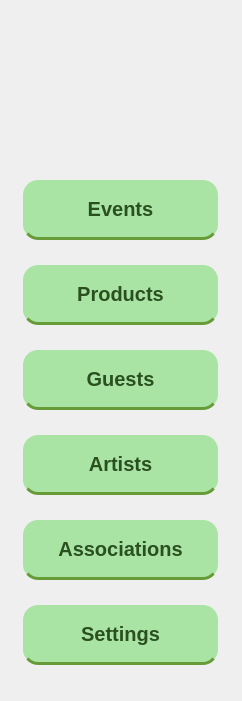
   <widget class="QWidget" name="leftWidget" native="true">
    <property name="geometry">
     <rect>
      <x>0</x>
      <y>0</y>
      <width>242</width>
      <height>701</height>
     </rect>
    </property>
    <property name="styleSheet">
     <string notr="true">#leftWidget {


position: absolute;
width: 211px;
height: 649px;

background: #EAFFE8;
box-shadow: 0px 4px 4px rgba(0, 0, 0, 0.25);


}</string>
    </property>
    <widget class="QLabel" name="logo">
     <property name="geometry">
      <rect>
       <x>-10</x>
       <y>-20</y>
       <width>251</width>
       <height>241</height>
      </rect>
     </property>
     <property name="text">
      <string/>
     </property>
     <property name="pixmap">
      <pixmap resource="resources.qrc">:/images/images/logo app.png</pixmap>
     </property>
     <property name="scaledContents">
      <bool>true</bool>
     </property>
    </widget>
    <widget class="QPushButton" name="pushButtonEvents">
     <property name="geometry">
      <rect>
       <x>23</x>
       <y>180</y>
       <width>195</width>
       <height>60</height>
      </rect>
     </property>
     <property name="styleSheet">
      <string notr="true">#pushButtonEvents {
/* Rectangle 9 */

position: absolute;
width: 1200px;
height: 649px;

background: #A9E4A4;
border: none;




/* Events */

position: absolute;
width: 63px;
height: 32px;

font-family: 'Athiti';
font-style: normal;
font-weight: 700;
font-size: 20px;
line-height: 32px;
/* identical to box height */
text-align: center;

color: #2A501F;
border-radius:15px;
border-bottom:3px solid #669B37;



}


#pushButtonEvents:hover {
/* Rectangle 11 */

position: absolute;
width: 185px;
height: 56px;

background: #8BD086;
box-shadow: 0px 4px 4px rgba(0, 0, 0, 0.25);

}</string>
     </property>
     <property name="text">
      <string>Events</string>
     </property>
     <property name="icon">
      <iconset resource="resources.qrc">
       <normaloff>:/images/images/events.png</normaloff>:/images/images/events.png</iconset>
     </property>
     <property name="iconSize">
      <size>
       <width>39</width>
       <height>39</height>
      </size>
     </property>
    </widget>
    <widget class="QPushButton" name="pushButtonProduct">
     <property name="geometry">
      <rect>
       <x>23</x>
       <y>265</y>
       <width>195</width>
       <height>60</height>
      </rect>
     </property>
     <property name="styleSheet">
      <string notr="true">#pushButtonProduct {
/* Rectangle 9 */

position: absolute;
width: 1200px;
height: 649px;

background: #A9E4A4;
border: none;

/* Events */

position: absolute;
width: 63px;
height: 32px;

font-family: 'Athiti';
font-style: normal;
font-weight: 700;
font-size: 20px;
line-height: 32px;
/* identical to box height */
text-align: center;

color: #2A501F;
border-radius:15px;
border-bottom:3px solid #669B37;


}


#pushButtonProduct:hover{
position: absolute;
width: 185px;
height: 56px;

background: #8BD086;
box-shadow: 0px 4px 4px rgba(0, 0, 0, 0.25);
}</string>
     </property>
     <property name="text">
      <string>Products</string>
     </property>
     <property name="icon">
      <iconset resource="resources.qrc">
       <normaloff>:/images/images/products.png</normaloff>:/images/images/products.png</iconset>
     </property>
     <property name="iconSize">
      <size>
       <width>39</width>
       <height>39</height>
      </size>
     </property>
    </widget>
    <widget class="QPushButton" name="pushButtonGuest">
     <property name="geometry">
      <rect>
       <x>23</x>
       <y>350</y>
       <width>195</width>
       <height>60</height>
      </rect>
     </property>
     <property name="styleSheet">
      <string notr="true">#pushButtonGuest {
/* Rectangle 9 */

position: absolute;
width: 1200px;
height: 649px;

background: #A9E4A4;
border: none;

/* Events */

position: absolute;
width: 63px;
height: 32px;

font-family: 'Athiti';
font-style: normal;
font-weight: 700;
font-size: 20px;
line-height: 32px;
/* identical to box height */
text-align: center;

color: #2A501F;
border-radius:15px;
border-bottom:3px solid #669B37;
}

#pushButtonGuest:hover{
position: absolute;
width: 185px;
height: 56px;

background: #8BD086;
box-shadow: 0px 4px 4px rgba(0, 0, 0, 0.25);
}</string>
     </property>
     <property name="text">
      <string>Guests</string>
     </property>
     <property name="icon">
      <iconset resource="resources.qrc">
       <normaloff>:/images/images/guests.png</normaloff>:/images/images/guests.png</iconset>
     </property>
     <property name="iconSize">
      <size>
       <width>39</width>
       <height>39</height>
      </size>
     </property>
    </widget>
    <widget class="QPushButton" name="pushButtonArtist">
     <property name="geometry">
      <rect>
       <x>23</x>
       <y>435</y>
       <width>195</width>
       <height>60</height>
      </rect>
     </property>
     <property name="styleSheet">
      <string notr="true">#pushButtonArtist {
/* Rectangle 9 */

position: absolute;
width: 1200px;
height: 649px;

background: #A9E4A4;
border: none;

/* Events */

position: absolute;
width: 63px;
height: 32px;

font-family: 'Athiti';
font-style: normal;
font-weight: 700;
font-size: 20px;
line-height: 32px;
/* identical to box height */
text-align: center;

color: #2A501F;
border-radius:15px;
border-bottom:3px solid #669B37;
}

#pushButtonArtist:hover{
position: absolute;
width: 185px;
height: 56px;

background: #8BD086;
box-shadow: 0px 4px 4px rgba(0, 0, 0, 0.25);
}</string>
     </property>
     <property name="text">
      <string>Artists</string>
     </property>
     <property name="icon">
      <iconset resource="resources.qrc">
       <normaloff>:/images/images/artist.png</normaloff>:/images/images/artist.png</iconset>
     </property>
     <property name="iconSize">
      <size>
       <width>39</width>
       <height>39</height>
      </size>
     </property>
    </widget>
    <widget class="QPushButton" name="pushButtonAssociation">
     <property name="geometry">
      <rect>
       <x>23</x>
       <y>520</y>
       <width>195</width>
       <height>60</height>
      </rect>
     </property>
     <property name="styleSheet">
      <string notr="true">#pushButtonAssociation {
/* Rectangle 9 */

position: absolute;
width: 1200px;
height: 649px;

background: #A9E4A4;
border: none;

/* Events */

position: absolute;
width: 63px;
height: 32px;

font-family: 'Athiti';
font-style: normal;
font-weight: 700;
font-size: 20px;
line-height: 32px;
/* identical to box height */
text-align: center;

color: #2A501F;
border-radius:15px;
border-bottom:3px solid #669B37;
}

#pushButtonAssociation:hover{
position: absolute;
width: 185px;
height: 56px;

background: #8BD086;
box-shadow: 0px 4px 4px rgba(0, 0, 0, 0.25);
}</string>
     </property>
     <property name="text">
      <string>Associations</string>
     </property>
     <property name="icon">
      <iconset resource="resources.qrc">
       <normaloff>:/images/images/association.png</normaloff>:/images/images/association.png</iconset>
     </property>
     <property name="iconSize">
      <size>
       <width>39</width>
       <height>39</height>
      </size>
     </property>
    </widget>
    <widget class="QPushButton" name="pushButtonSetting">
     <property name="geometry">
      <rect>
       <x>23</x>
       <y>605</y>
       <width>195</width>
       <height>60</height>
      </rect>
     </property>
     <property name="styleSheet">
      <string notr="true">#pushButtonSetting {
/* Rectangle 9 */

position: absolute;
width: 1200px;
height: 649px;

background: #A9E4A4;
border: none;

/* Events */

position: absolute;
width: 63px;
height: 32px;

font-family: 'Athiti';
font-style: normal;
font-weight: 700;
font-size: 20px;
line-height: 32px;
/* identical to box height */
text-align: center;

color: #2A501F;
border-radius:15px;
border-bottom:3px solid #669B37;
}

#pushButtonSetting:hover{
position: absolute;
width: 185px;
height: 56px;

background: #8BD086;
box-shadow: 0px 4px 4px rgba(0, 0, 0, 0.25);
}</string>
     </property>
     <property name="text">
      <string>Settings</string>
     </property>
     <property name="icon">
      <iconset resource="resources.qrc">
       <normaloff>:/images/images/setting.png</normaloff>:/images/images/setting.png</iconset>
     </property>
     <property name="iconSize">
      <size>
       <width>39</width>
       <height>39</height>
      </size>
     </property>
    </widget>
   </widget>
